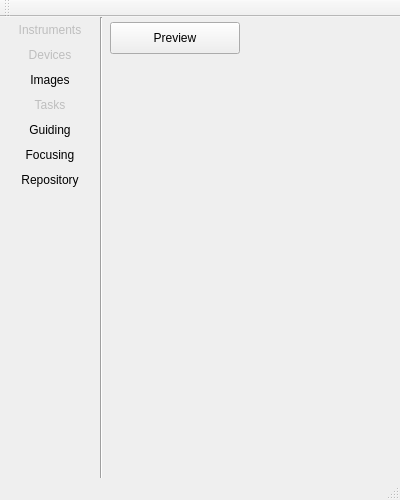
<?xml version="1.0" encoding="UTF-8"?>
<ui version="4.0">
 <class>MainWindow</class>
 <widget class="QMainWindow" name="MainWindow">
  <property name="enabled">
   <bool>true</bool>
  </property>
  <property name="geometry">
   <rect>
    <x>0</x>
    <y>0</y>
    <width>400</width>
    <height>500</height>
   </rect>
  </property>
  <property name="sizePolicy">
   <sizepolicy hsizetype="Fixed" vsizetype="Fixed">
    <horstretch>0</horstretch>
    <verstretch>0</verstretch>
   </sizepolicy>
  </property>
  <property name="minimumSize">
   <size>
    <width>400</width>
    <height>500</height>
   </size>
  </property>
  <property name="maximumSize">
   <size>
    <width>400</width>
    <height>500</height>
   </size>
  </property>
  <property name="windowTitle">
   <string>MainWindow</string>
  </property>
  <widget class="QWidget" name="centralWidget">
   <property name="enabled">
    <bool>true</bool>
   </property>
   <property name="autoFillBackground">
    <bool>false</bool>
   </property>
   <property name="locale">
    <locale language="C" country="AnyCountry"/>
   </property>
   <widget class="QLabel" name="devicesLabel">
    <property name="enabled">
     <bool>false</bool>
    </property>
    <property name="geometry">
     <rect>
      <x>5</x>
      <y>30</y>
      <width>90</width>
      <height>15</height>
     </rect>
    </property>
    <property name="autoFillBackground">
     <bool>false</bool>
    </property>
    <property name="text">
     <string>Devices</string>
    </property>
    <property name="alignment">
     <set>Qt::AlignCenter</set>
    </property>
   </widget>
   <widget class="QLabel" name="instrumentsLabel">
    <property name="enabled">
     <bool>false</bool>
    </property>
    <property name="geometry">
     <rect>
      <x>5</x>
      <y>5</y>
      <width>90</width>
      <height>16</height>
     </rect>
    </property>
    <property name="frameShape">
     <enum>QFrame::NoFrame</enum>
    </property>
    <property name="text">
     <string>Instruments</string>
    </property>
    <property name="alignment">
     <set>Qt::AlignCenter</set>
    </property>
    <property name="margin">
     <number>0</number>
    </property>
    <property name="indent">
     <number>-1</number>
    </property>
   </widget>
   <widget class="QLabel" name="tasksLabel">
    <property name="enabled">
     <bool>false</bool>
    </property>
    <property name="geometry">
     <rect>
      <x>5</x>
      <y>80</y>
      <width>90</width>
      <height>16</height>
     </rect>
    </property>
    <property name="text">
     <string>Tasks</string>
    </property>
    <property name="alignment">
     <set>Qt::AlignCenter</set>
    </property>
   </widget>
   <widget class="QLabel" name="guidingLabel">
    <property name="geometry">
     <rect>
      <x>5</x>
      <y>105</y>
      <width>90</width>
      <height>16</height>
     </rect>
    </property>
    <property name="text">
     <string>Guiding</string>
    </property>
    <property name="alignment">
     <set>Qt::AlignCenter</set>
    </property>
   </widget>
   <widget class="QLabel" name="focusingLabel">
    <property name="geometry">
     <rect>
      <x>5</x>
      <y>130</y>
      <width>90</width>
      <height>16</height>
     </rect>
    </property>
    <property name="text">
     <string>Focusing</string>
    </property>
    <property name="alignment">
     <set>Qt::AlignCenter</set>
    </property>
   </widget>
   <widget class="QLabel" name="imagesLabel">
    <property name="geometry">
     <rect>
      <x>5</x>
      <y>55</y>
      <width>90</width>
      <height>16</height>
     </rect>
    </property>
    <property name="text">
     <string>Images</string>
    </property>
    <property name="alignment">
     <set>Qt::AlignCenter</set>
    </property>
   </widget>
   <widget class="QLabel" name="repositoryLabel">
    <property name="geometry">
     <rect>
      <x>5</x>
      <y>155</y>
      <width>90</width>
      <height>16</height>
     </rect>
    </property>
    <property name="text">
     <string>Repository</string>
    </property>
    <property name="alignment">
     <set>Qt::AlignCenter</set>
    </property>
   </widget>
   <widget class="Line" name="servicesseparatorLine">
    <property name="geometry">
     <rect>
      <x>100</x>
      <y>0</y>
      <width>3</width>
      <height>500</height>
     </rect>
    </property>
    <property name="orientation">
     <enum>Qt::Vertical</enum>
    </property>
   </widget>
   <widget class="QPushButton" name="appPreviewButton">
    <property name="enabled">
     <bool>true</bool>
    </property>
    <property name="geometry">
     <rect>
      <x>110</x>
      <y>5</y>
      <width>130</width>
      <height>32</height>
     </rect>
    </property>
    <property name="text">
     <string>Preview</string>
    </property>
   </widget>
  </widget>
  <widget class="QMenuBar" name="menuBar">
   <property name="geometry">
    <rect>
     <x>0</x>
     <y>0</y>
     <width>400</width>
     <height>22</height>
    </rect>
   </property>
  </widget>
  <widget class="QToolBar" name="mainToolBar">
   <attribute name="toolBarArea">
    <enum>TopToolBarArea</enum>
   </attribute>
   <attribute name="toolBarBreak">
    <bool>false</bool>
   </attribute>
  </widget>
  <widget class="QStatusBar" name="statusBar"/>
 </widget>
 <layoutdefault spacing="6" margin="11"/>
 <resources/>
 <connections>
  <connection>
   <sender>appPreviewButton</sender>
   <signal>clicked()</signal>
   <receiver>MainWindow</receiver>
   <slot>launchPreview()</slot>
   <hints>
    <hint type="sourcelabel">
     <x>192</x>
     <y>51</y>
    </hint>
    <hint type="destinationlabel">
     <x>303</x>
     <y>80</y>
    </hint>
   </hints>
  </connection>
 </connections>
 <slots>
  <slot>launchPreview()</slot>
 </slots>
</ui>
